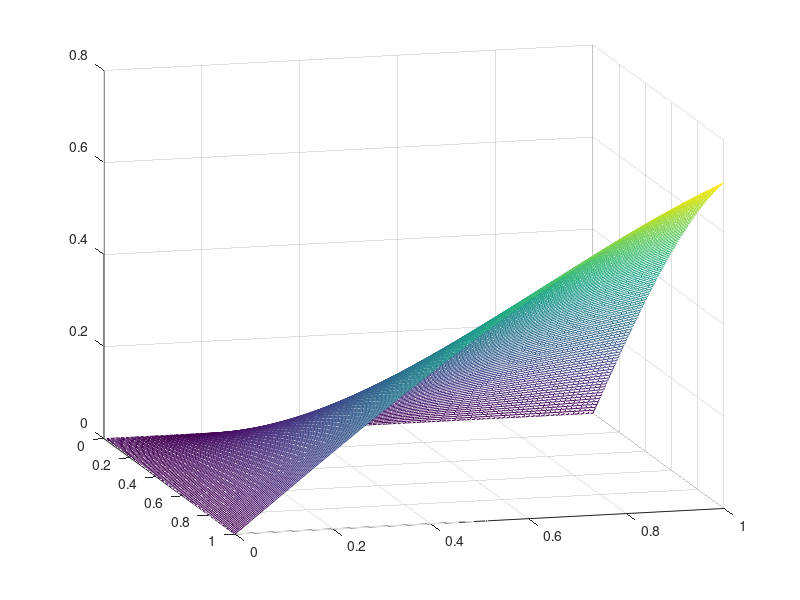
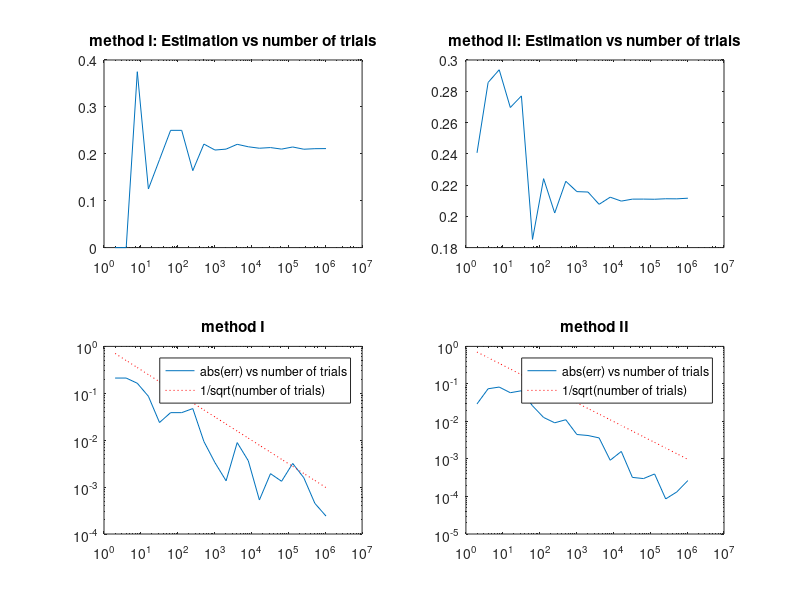
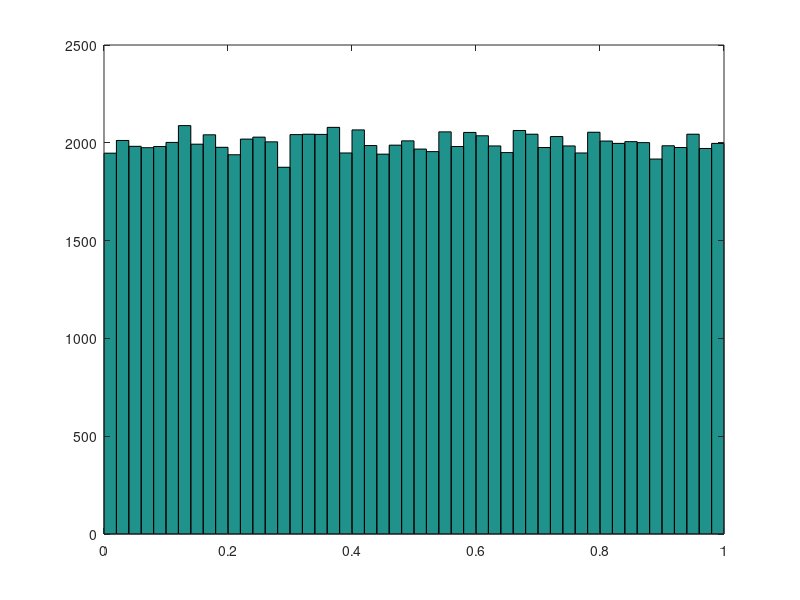
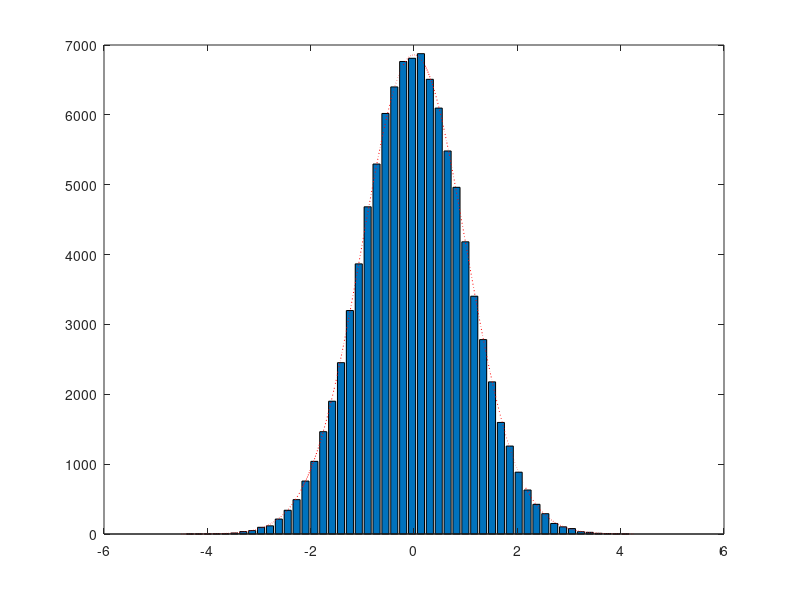

Reproduce these figures in MATLAB, in order.
% Part I:
% Plot the surface $z=\sin(x)\sin(y)$ and then estimate the volume of the
% body below this surface but above $A=\{(x,y): 0\le x\le 1, 0\le y\le 1\}$.
% The exact value is $\int_A z dxdy =(1-\cos(1))^2$.
% We will use two different methods:
% (1) The hit-or-miss explained in page 37
% (2) write integral of f(x) as expectation of f(U) with U ~ U([0,1]X[0,1])

x=linspace(0,1,100);
y=linspace(0,1,100);
[x,y]=meshgrid(x,y);
figure; mesh(x,y,sin(x).*sin(y)); view(75,15);

% Method I
nTrials=2.^(1:20); m=length(nTrials);
vEst=zeros(1,m);
rand('state',0);
for i=1:m
    n=nTrials(i);
    x=rand(1,n);
    y=rand(1,n);
    z=rand(1,n);
    hits=sum(sin(x).*sin(y)>=z);
    vEst(i)=hits/n;
end

err=vEst-(1-cos(1))^2;

figure;
subplot(2,2,1);
semilogx(nTrials,vEst);
title('method I: Estimation vs number of trials');

subplot(2,2,3);
loglog(nTrials,abs(err)); hold on;
loglog(nTrials,1./sqrt(nTrials),'r:'); title('method I')
legend('abs(err) vs number of trials','1/sqrt(number of trials)');

% Method II
rand('state',0);
for i=1:m
    n=nTrials(i);
    x=rand(1,n);
    y=rand(1,n);
    vEst(i)=sum(sin(x).*sin(y))/n;
end

err=vEst-(1-cos(1))^2;

subplot(2,2,2);
semilogx(nTrials,vEst);
title('method II: Estimation vs number of trials');

subplot(2,2,4);
loglog(nTrials,abs(err));
hold on;
loglog(nTrials,1./sqrt(nTrials),'r:'); title('method II')
legend('abs(err) vs number of trials','1/sqrt(number of trials)');

% Part II: histogram
% note that " pdf dx = # of r.v. in dx / total # of r.v.'s "
% dx cab be the size of the bin

% (1) r.v. with uniform distribution
nn=1e5; nb=50;
r=rand(1,nn);
figure; hist(r,nb); 
x=linspace(0,1,1e3);
dx=1/nb;
pdf=1;
hold on; plot(x,nn*pdf*dx,'r:');

% (2) r.v. with normal distribution
nn=1e5;
r=randn(1,nn);
figure; [N,xout]=hist(r,nb); bar(xout,N); 
dx=xout(2)-xout(1);
x=linspace(xout(1)-dx,xout(end)+dx,1e3);
pdf=exp(-x.^2/2)/(sqrt(2*pi));
hold on; plot(x,nn*pdf*dx,'r:');